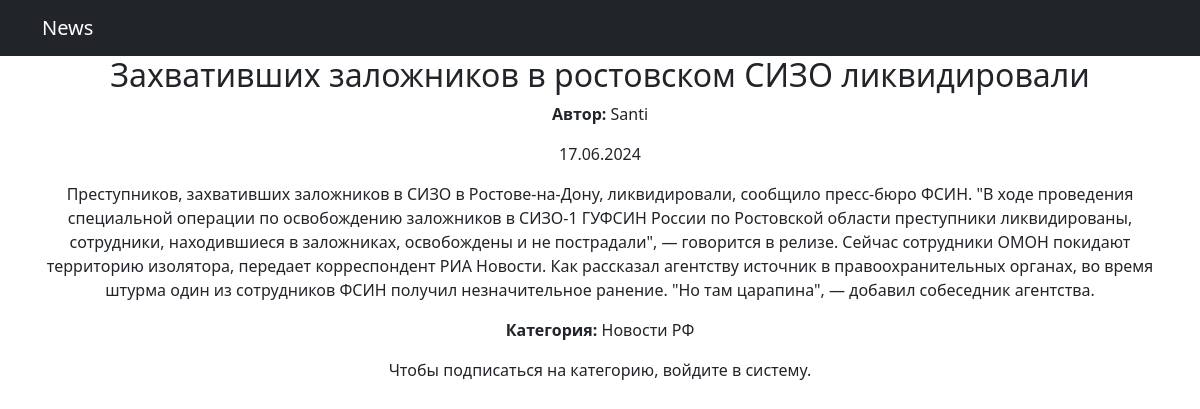
Screenshot of /news/65/ with the database file from the repository.
### news/models.py (models this page shows, shortened)
class News(models.Model):
    title = models.CharField(max_length=128)
    text = models.TextField()
    created_at = models.DateTimeField(auto_now_add=True)
    author = models.ForeignKey(User, on_delete=models.CASCADE, null=True, blank=True)
    categories = models.ManyToManyField('Category', related_name='news')

class Category(models.Model):
    name = models.CharField(max_length=64, unique=True)
    subscribers = models.ManyToManyField(User, related_name='subscribed_categories', blank=True)

### news/views.py (the view)
# urls.py: path('<int:pk>/', cache_page(60 * 5)(NewsDetailView.as_view()), name='news_detail'),
class NewsDetailView(View):
    def get(self, request, pk):
        news = get_object_or_404(News, pk=pk)
        user_subscribed = False
        if request.user.is_authenticated:
            first_category = news.categories.first()
            if first_category:
                user_subscribed = request.user in first_category.subscribers.all()
        context = {
            'news': news,
            'user_subscribed': user_subscribed,
        }
        return render(request, 'news/news_detail.html', context=context)

### news/templatetags/my_filters.py (called while the page is built)
@register.filter()
def censor(value):
    bad_words = ['мудаки', 'твари']
    if not isinstance(value, str):
        raise TypeError(f"unresolved type '{type(value)})' expected type 'str'")
    pattern = re.compile(r'\b(?:' + '|'.join(re.escape(word) for word in bad_words) + r')\b', re.IGNORECASE)
    censored_value = pattern.sub(lambda x: '*' * len(x.group()), value)
    return censored_value

### templates/news/news_detail.html (shortened to what this page needs)
{% extends 'flatpages/default.html' %}
{% load my_filters %}
{% block content %}
<h2>{{ news.title }}</h2>
<p><strong>Автор:</strong> {{ news.author.username }}</p>
<p>{{ news.created_at|date:"d.m.Y" }}</p>
<p>{{ news.text|censor }}</p>
<p><strong>Категория:</strong>
    {% for category in news.categories.all %}
        {{ category.name }}{% if not forloop.last %}, {% endif %}
    {% endfor %}
</p>
{% if request.user.is_authenticated %}
    {% if user_subscribed %}
        <p>Вы уже подписаны на данную категорию</p>
    {% else %}
        <form method="post" action="{% url 'subscribe_to_category' category_id=news.categories.first.pk %}">
            {% csrf_token %}
            <input type="hidden" name="news_id" value="{{ news.pk }}">
            <button type="submit">Подписаться на категорию</button>
        </form>
    {% endif %}
{% else %}
    <p>Чтобы подписаться на категорию, войдите в систему.</p>
{% endif %}
{% endblock %}

### rows the page displays
News: title "Захвативших заложников в ростовском СИЗО ликвидировали", author.username "Santi", created_at "17.06.2024", text|censor "Преступников, захвативших заложников в СИЗО в Ростове-на-Дону, ликвидировали, сообщило пресс-бюро ФСИН. \"В ходе проведения специальной операции по освобождению заложников в СИЗО-1 ГУФСИН России по Ростовской области преступники ликвидированы, сотрудники, находившиеся в заложниках, освобождены и не пострадали\", — говорится в релизе. Сейчас сотрудники ОМОН покидают территорию изолятора, передает корреспондент РИА Новости. Как рассказал агентству источник в правоохранительных органах, во время штурма один из сотрудников ФСИН получил незначительное ранение. \"Но там царапина\", — добавил собеседник агентства."
Category: name "Новости РФ"
